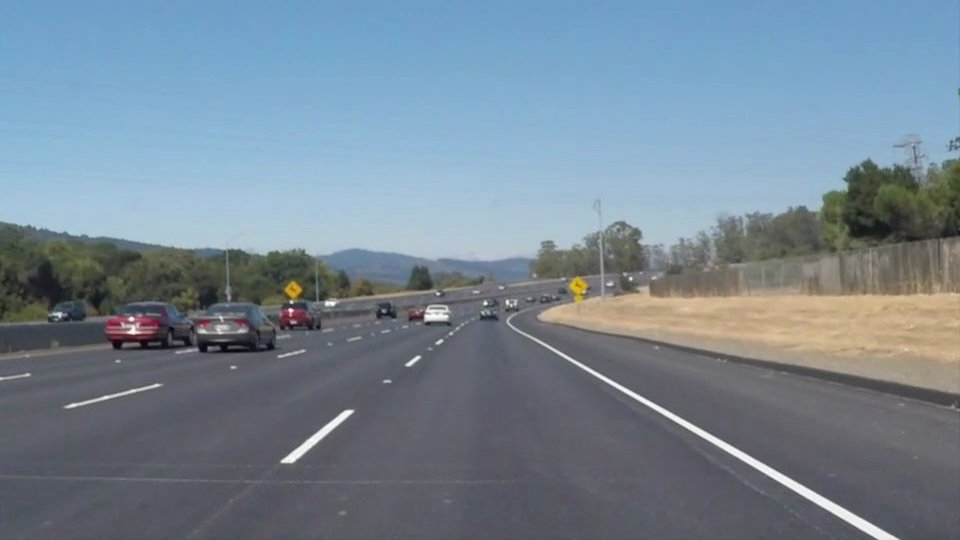
#> input picture Python_selfPractice/vision_Study/solidWhiteCurve.jpg, 960 x 540 px
$ python slide_vision.py   (older library calls are emulated)
#> lines starting #> are read from the running program, lines starting #| are printed output that depends on the picture; after the words box and inside, x2 and y2 are one past the last pixel; in counts of white or black regions, pixels touching at a corner belong together
import cv2
import numpy as np

s_img = cv2.imread('solidWhiteCurve.jpg')
#> s_img is the input picture: shape (540, 960, 3); mean B, G, R 148.1, 134.5, 118.5
s_height = s_img.shape[1]
#> s_height = 960
s_weight = s_img.shape[0]
#> s_weight = 540
cv2.imshow("origin", s_img)

#-------------------------------------------
#gray -> blur -> canny -> warp -> sliding

s_gray = cv2.cvtColor(s_img, cv2.COLOR_BGR2GRAY)
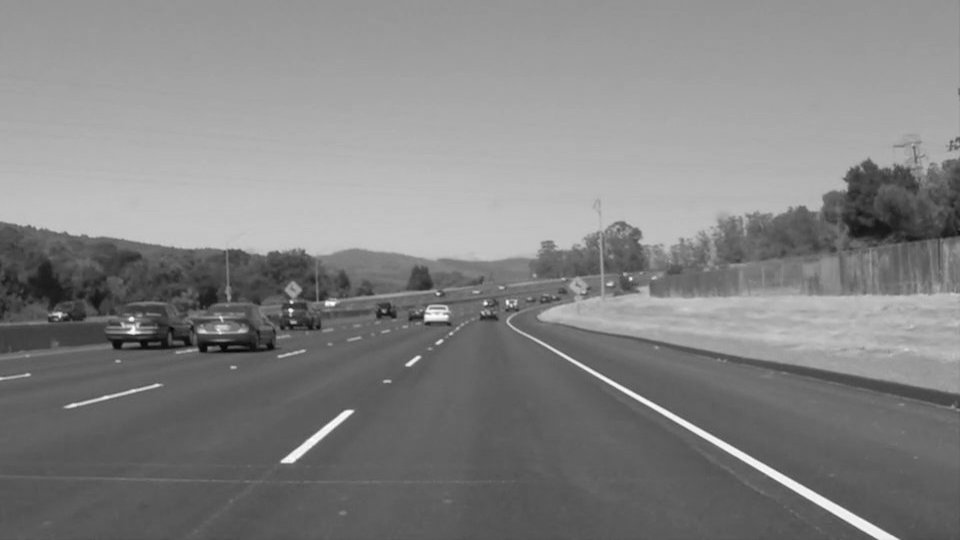
#> s_gray: shape (540, 960); min 5, max 255, mean 131.2

kernel_size = 5
s_blur = cv2.GaussianBlur(s_gray, (kernel_size, kernel_size), 0)
the = cv2.threshold(s_blur, 150, 225, cv2.THRESH_BINARY)[1]
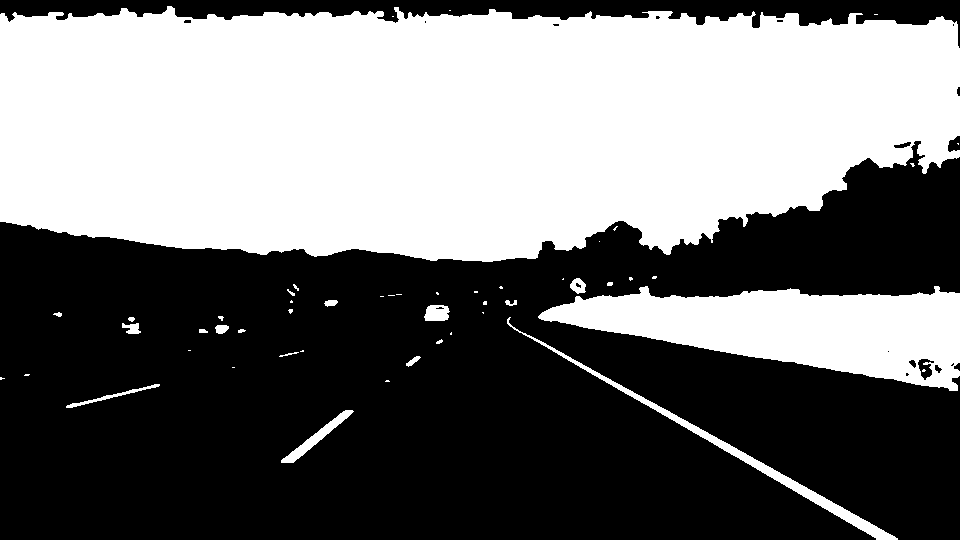
#> the: shape (540, 960); values 0 (black) and 225 (white), 45.6% white; 50 white regions (30 under 20 px), largest, box (x1, y1, x2, y2) and area: (0, 6, 960, 262) 205915, (538, 286, 960, 391) 25023, (507, 317, 898, 540) 2976
low_th = 120
high_th = 180

cv2.imshow("blur", s_blur)
cv2.imshow("thred", the)

s_canny = cv2.Canny(the, low_th, high_th)
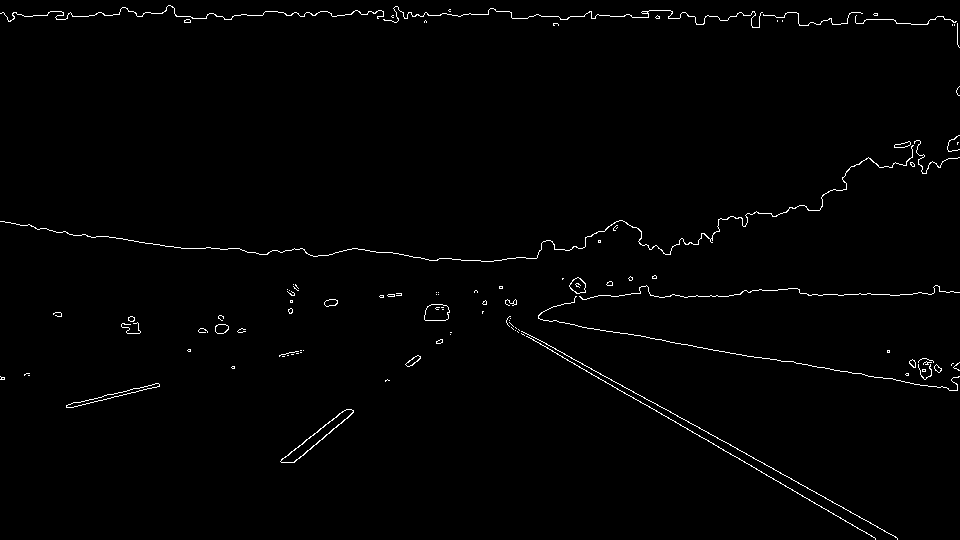
#> s_canny: shape (540, 960); 1.1% white in thin lines or dots
cv2.imshow("before", s_canny)
#cv2.waitKey(0)
#------------------------------------------
#960x540

w = 960
h = 540

src = np.float32([[w * 0.22, h * 0.7],
                 [w * 0.17, h * 0.851],
                 [w * 1.12, h * 0.851],
                 [w * 0.8, h * 0.7]]) #변환지점 좌표

dst = np.float32([[w * 0.075, 0],
                 [w * 0.2, h],
                 [w * 0.95, h],
                 [w * 0.85, 0]]) #지정해줄 좌표
#src와 dst는 좌표의 순서가 서로 같아야 하고 float32
M = cv2.getPerspectiveTransform(src, dst) #변환행렬 / 원본좌표순서, 결과좌표순서
wap = cv2.warpPerspective(s_canny, M, (s_canny.shape[1], s_canny.shape[0]), flags = cv2.INTER_LINEAR) #변환하여 img반환, img를 transform한 행렬을 이용하여 warp하여 준다.
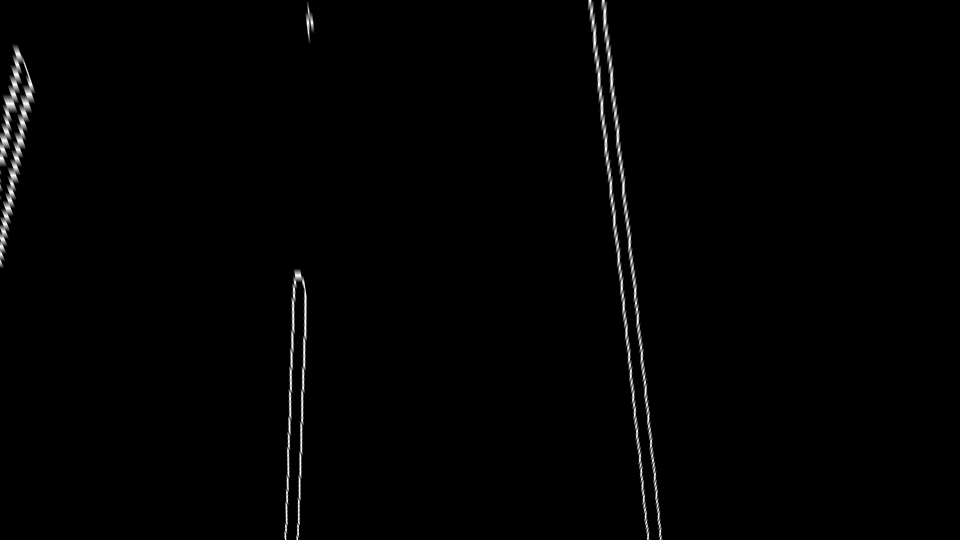
#> wap: shape (540, 960); min 0, max 255, mean 2.4
#cv2.warpPerspective(원본이미지, 변환한 행렬, (결과 이미지 너비, 결과 이미지 높이))

cv2.imshow('wap', wap) #wap화면 출력
#cv2.waitKey(0)
#----------------------------------------
#sliding window

slide = np.dstack((wap, wap, wap)) * 255
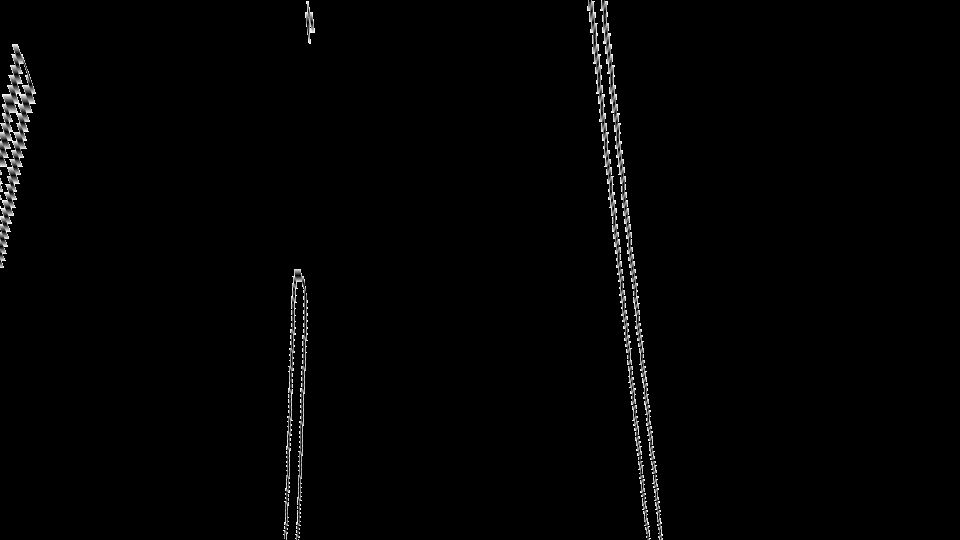
#> slide: shape (540, 960, 3); min 0, max 255, mean 3
# cv2.imshow('slide', slide)
# cv2.waitKey(0)
slide_h = wap.shape[0]
#> slide_h = 540
slide_w = wap.shape[1]
#> slide_w = 960

window_h = 5
nwindows = 30
min_pix = 10
margin = 20
y_current = 0
x_current = 0

dflag = None

s_non = wap.nonzero()
#> s_non = 10773 positions, rows 0 to 539, columns 0 to 662
nony = s_non[0]
#> nony = 10773 values from 0 to 539
nonx = s_non[1]
#> nonx = 10773 values, max 662 at index 10704, min 0 at index 3045, mean 377.1

left_idx = []
right_idx = []

left_idx = ((nonx >= w * 0.3) & (nony >= h * 0.88) & (nonx <= w * 0.38)).nonzero()[0]
#> left_idx = 260 values from 9836 to 10765
right_idx = ((nonx >= w * 0.45) & (nony >= h * 0.88) & (nonx <= w * 0.65)).nonzero()[0]
#> right_idx = empty array

if (len(left_idx) >= min_pix):
    dflag = 1
    x_current = np.int(np.mean(nonx[left_idx]))
#> x_current = 296
    y_current = np.int(np.mean(nony[left_idx]))
#> y_current = 505

elif (len(right_idx) >= min_pix):
    dflag = 2
    x_current = np.int(np.mean(nonx[right_idx]))
    y_current = np.int(np.mean(nony[right_idx]))

else:
    dflag = 3

# cv2.circle(slide, (x_current, y_current), 3, (0, 0, 255), 3)
# cv2.imshow('circle', slide)
# cv2.waitKey(0)

if dflag != 3:
    for w in range(0, nwindows):
        if (dflag == 1):
            window_x_min = x_current - margin
            window_x_max = x_current + margin
            window_y_min = y_current - window_h * (w + 1)
            window_y_max = y_current - window_h * w

            # print(window_y_min)

            cv2.rectangle(slide, (window_x_min, window_y_min), (window_x_max, window_y_max), (120, 150, 0), 2)
            cv2.rectangle(slide, (window_x_min + int(slide_w * 0.36), window_y_min), (window_x_max + int(slide_w * 0.36) , window_y_max), (0, 150, 120), 2)
        elif (dflag == 2):
            window_x_min = x_current - margin
            window_x_max = x_current + margin
            window_y_min = y_current - window_h * (w + 1)
            window_y_max = y_current - window_h * w

            cv2.rectangle(slide, (window_x_min - int(slide_w * 0.36), window_y_min), (window_x_max - int(slide_w * 0.36), window_y_max), (120, 150, 0), 2)
            cv2.rectangle(slide, (window_x_min, window_y_min), (window_x_max, window_y_max), (0, 150, 120), 2)
#> this loop made 30 passes
#> (window_y_min, window_y_max) on passes 1 to 12: (500, 505), (495, 500), (490, 495), (485, 490), (480, 485), (475, 480), (470, 475), (465, 470), (460, 465), (455, 460), (450, 455), (445, 450)
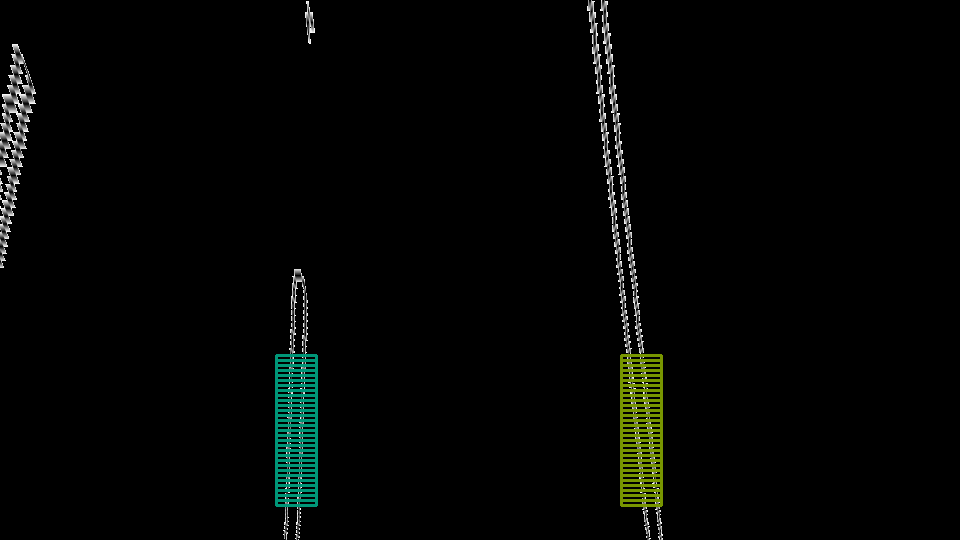
#> slide: shape (540, 960, 3); 1.68% of pixels changed, all inside (x1, y1, x2, y2) = (275, 354, 663, 507); drawn as B, G, R

cv2.imshow('slide', slide)
cv2.waitKey(0)
